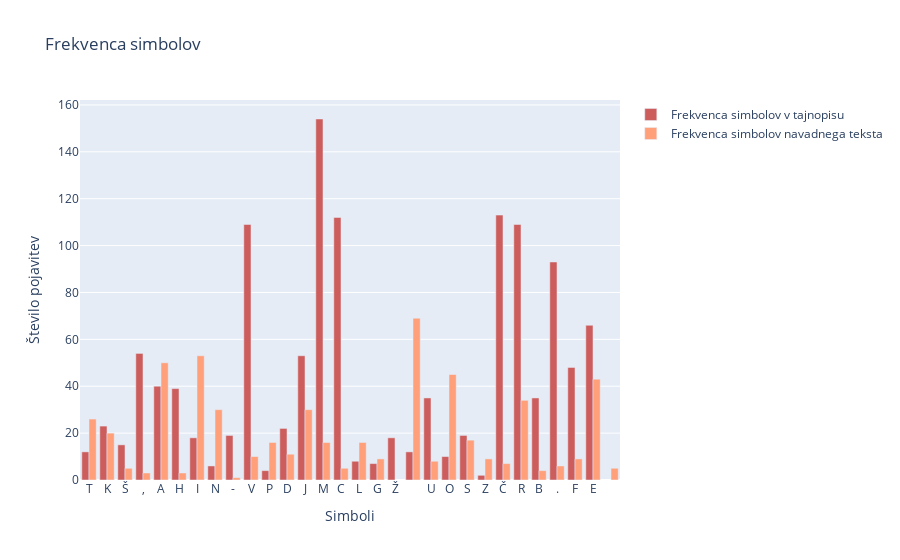

Source (notebook cell):
### Code cell
import plotly.graph_objects as go


fig = go.Figure()


fig.add_trace(go.Bar(
    x = x_t,
    y = y_t,
    name = 'Frekvenca simbolov v tajnopisu',
    marker_color = 'indianred',
))

fig.add_trace(go.Bar(
    x = x,
    y = y,
    name = 'Frekvenca simbolov navadnega teksta',
    marker_color = 'lightsalmon',
))

fig.update_layout(title='Frekvenca simbolov',
                   xaxis_title='Simboli',
                   yaxis_title='Število pojavitev') 
fig.update_layout(barmode='group')
fig.show()

### Figure 1 — Plotly figure (JSON) as saved in the notebook; plotly's stock layout.template omitted (floating-point values rounded to 4 significant figures)
{"data": [{"marker": {"color": "indianred"}, "name": "Frekvenca simbolov v tajnopisu", "type": "bar", "x": ["T", "K", "Š", ",", "A", "H", "I", "N", "-", "V", "P", "D", "J", "M", "C", "L", "G", "Ž", " ", "U", "O", "S", "Z", "Č", "R", "B", ".", "F", "E"], "y": [12, 23, 15, 54, 40, 39, 18, 6, 19, 109, 4, 22, 53, 154, 112, 8, 7, 18, 12, 35, 10, 19, 2, 113, 109, 35, 93, 48, 66]}, {"marker": {"color": "lightsalmon"}, "name": "Frekvenca simbolov navadnega teksta", "type": "bar", "x": ["T", "K", "Š", "\n", ",", "A", "I", "H", "N", "-", "V", "P", "D", "J", "M", "C", "L", "G", " ", "U", "O", "S", "Z", "R", "Č", "B", ".", "F", "E"], "y": [26, 20, 5, 5, 3, 50, 53, 3, 30, 1, 10, 16, 11, 30, 16, 5, 16, 9, 69, 8, 45, 17, 9, 34, 7, 4, 6, 9, 43]}], "layout": {"barmode": "group", "title": {"text": "Frekvenca simbolov"}, "xaxis": {"title": {"text": "Simboli"}}, "yaxis": {"title": {"text": "Število pojavitev"}}}}
